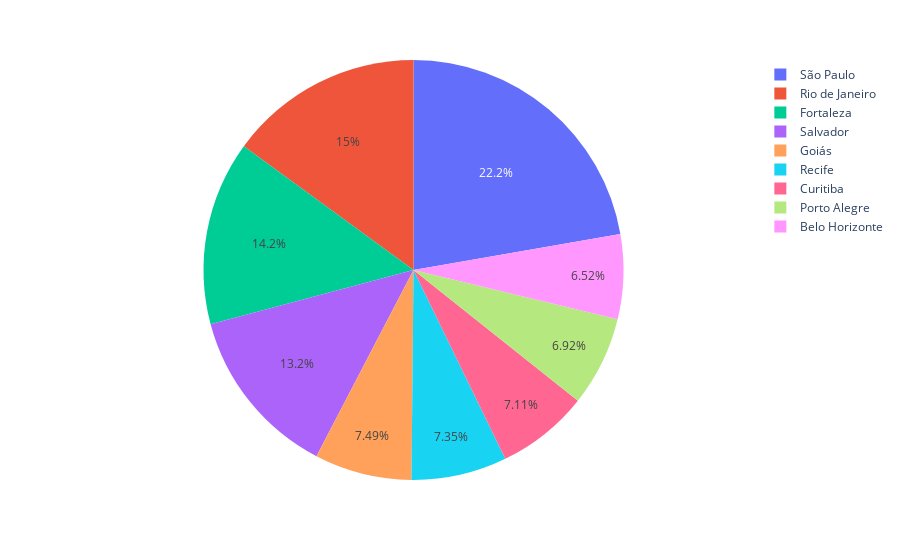

The notebook cell saved with this chart:
### Code cell
# Exibindo em grafico de pizza o percentual vendido de cada loja
import numpy as np
nomes = tabela_lojas.index
nomes = np.array(nomes)
faturamento = tabela_lojas['Faturamento']
faturamento = np.array(faturamento)
grafico = px.pie(tabela_lojas, values=faturamento,names=nomes)
grafico.show()

### Figure 1 — Plotly figure (JSON) as saved in the notebook; plotly's stock layout.template omitted (floating-point values rounded to 4 significant figures)
{"data": [{"domain": {"x": [0, 1], "y": [0, 1]}, "hovertemplate": "label=%{label}<br>value=%{value}<extra></extra>", "labels": ["Belo Horizonte", "Curitiba", "Fortaleza", "Goiás", "Porto Alegre", "Recife", "Rio de Janeiro", "Salvador", "São Paulo"], "legendgroup": "", "name": "", "showlegend": true, "type": "pie", "values": [6480300, 7060500, 14087900, 7441800, 6868600, 7303000, 14867800, 13111300, 22098300]}], "layout": {"legend": {"tracegroupgap": 0}, "margin": {"t": 60}}}
